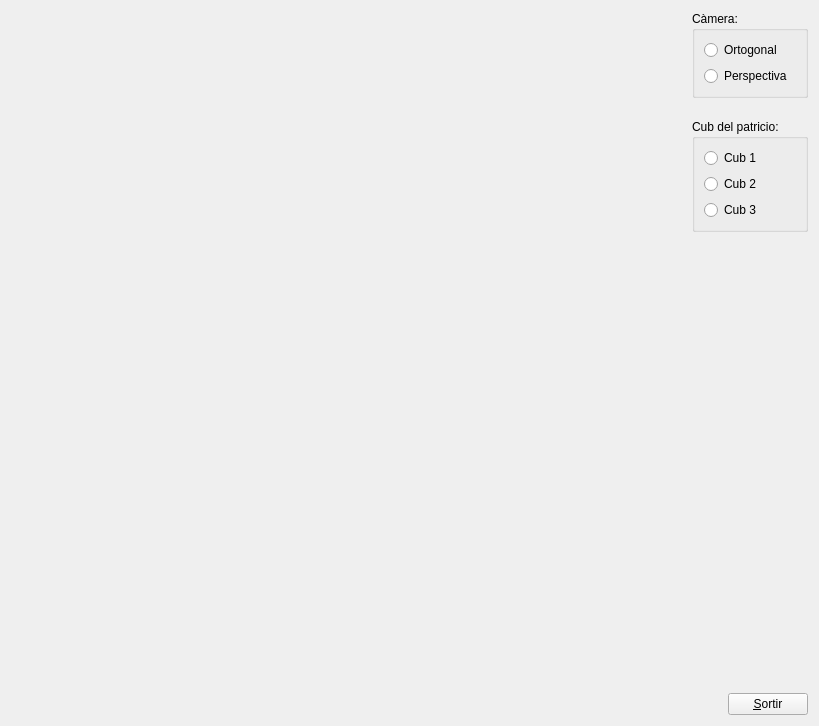
<?xml version="1.0" encoding="UTF-8"?>
<ui version="4.0">
 <class>MyForm</class>
 <widget class="QWidget" name="MyForm">
  <property name="geometry">
   <rect>
    <x>0</x>
    <y>0</y>
    <width>819</width>
    <height>726</height>
   </rect>
  </property>
  <property name="windowTitle">
   <string>IDI-Lab</string>
  </property>
  <layout class="QHBoxLayout" name="horizontalLayout">
   <item>
    <widget class="MyGLWidget" name="widget" native="true">
     <property name="sizePolicy">
      <sizepolicy hsizetype="Expanding" vsizetype="Expanding">
       <horstretch>0</horstretch>
       <verstretch>0</verstretch>
      </sizepolicy>
     </property>
     <property name="minimumSize">
      <size>
       <width>50</width>
       <height>50</height>
      </size>
     </property>
    </widget>
   </item>
   <item>
    <layout class="QVBoxLayout" name="verticalLayout">
     <item>
      <widget class="QGroupBox" name="groupBox">
       <property name="title">
        <string>Càmera:</string>
       </property>
       <layout class="QVBoxLayout" name="verticalLayout_2">
        <item>
         <widget class="QRadioButton" name="radioButton">
          <property name="text">
           <string>Ortogonal</string>
          </property>
         </widget>
        </item>
        <item>
         <widget class="QRadioButton" name="radioButton_2">
          <property name="text">
           <string>Perspectiva</string>
          </property>
         </widget>
        </item>
       </layout>
      </widget>
     </item>
     <item>
      <spacer name="verticalSpacer_2">
       <property name="orientation">
        <enum>Qt::Vertical</enum>
       </property>
       <property name="sizeType">
        <enum>QSizePolicy::Fixed</enum>
       </property>
       <property name="sizeHint" stdset="0">
        <size>
         <width>20</width>
         <height>15</height>
        </size>
       </property>
      </spacer>
     </item>
     <item>
      <widget class="QGroupBox" name="groupBox_2">
       <property name="title">
        <string>Cub del patricio:</string>
       </property>
       <layout class="QVBoxLayout" name="verticalLayout_3">
        <item>
         <widget class="QRadioButton" name="radioButton_3">
          <property name="text">
           <string>Cub 1</string>
          </property>
         </widget>
        </item>
        <item>
         <widget class="QRadioButton" name="radioButton_4">
          <property name="text">
           <string>Cub 2</string>
          </property>
         </widget>
        </item>
        <item>
         <widget class="QRadioButton" name="radioButton_5">
          <property name="text">
           <string>Cub 3</string>
          </property>
         </widget>
        </item>
       </layout>
      </widget>
     </item>
     <item>
      <spacer name="verticalSpacer">
       <property name="orientation">
        <enum>Qt::Vertical</enum>
       </property>
       <property name="sizeHint" stdset="0">
        <size>
         <width>20</width>
         <height>40</height>
        </size>
       </property>
      </spacer>
     </item>
     <item alignment="Qt::AlignRight">
      <widget class="QPushButton" name="pushButton">
       <property name="sizePolicy">
        <sizepolicy hsizetype="Fixed" vsizetype="Fixed">
         <horstretch>0</horstretch>
         <verstretch>0</verstretch>
        </sizepolicy>
       </property>
       <property name="text">
        <string>&amp;Sortir</string>
       </property>
      </widget>
     </item>
    </layout>
   </item>
  </layout>
 </widget>
 <customwidgets>
  <customwidget>
   <class>MyGLWidget</class>
   <extends>QWidget</extends>
   <header>MyGLWidget.h</header>
   <container>1</container>
   <slots>
    <signal>orto()</signal>
    <signal>persp()</signal>
    <signal>cub1()</signal>
    <signal>cub2()</signal>
    <signal>cub3()</signal>
    <slot>tracta_ortogonal()</slot>
    <slot>tracta_perspectiva()</slot>
    <slot>tracta_cub1()</slot>
    <slot>tracta_cub2()</slot>
    <slot>tracta_cub3()</slot>
   </slots>
  </customwidget>
 </customwidgets>
 <resources/>
 <connections>
  <connection>
   <sender>pushButton</sender>
   <signal>clicked()</signal>
   <receiver>MyForm</receiver>
   <slot>close()</slot>
   <hints>
    <hint type="sourcelabel">
     <x>808</x>
     <y>715</y>
    </hint>
    <hint type="destinationlabel">
     <x>839</x>
     <y>529</y>
    </hint>
   </hints>
  </connection>
  <connection>
   <sender>radioButton</sender>
   <signal>clicked()</signal>
   <receiver>widget</receiver>
   <slot>tracta_ortogonal()</slot>
   <hints>
    <hint type="sourcelabel">
     <x>726</x>
     <y>51</y>
    </hint>
    <hint type="destinationlabel">
     <x>672</x>
     <y>134</y>
    </hint>
   </hints>
  </connection>
  <connection>
   <sender>radioButton_2</sender>
   <signal>clicked()</signal>
   <receiver>widget</receiver>
   <slot>tracta_perspectiva()</slot>
   <hints>
    <hint type="sourcelabel">
     <x>754</x>
     <y>77</y>
    </hint>
    <hint type="destinationlabel">
     <x>672</x>
     <y>192</y>
    </hint>
   </hints>
  </connection>
  <connection>
   <sender>widget</sender>
   <signal>orto()</signal>
   <receiver>radioButton</receiver>
   <slot>click()</slot>
   <hints>
    <hint type="sourcelabel">
     <x>672</x>
     <y>51</y>
    </hint>
    <hint type="destinationlabel">
     <x>711</x>
     <y>49</y>
    </hint>
   </hints>
  </connection>
  <connection>
   <sender>widget</sender>
   <signal>persp()</signal>
   <receiver>radioButton_2</receiver>
   <slot>click()</slot>
   <hints>
    <hint type="sourcelabel">
     <x>669</x>
     <y>77</y>
    </hint>
    <hint type="destinationlabel">
     <x>712</x>
     <y>79</y>
    </hint>
   </hints>
  </connection>
  <connection>
   <sender>radioButton_3</sender>
   <signal>clicked()</signal>
   <receiver>widget</receiver>
   <slot>tracta_cub1()</slot>
   <hints>
    <hint type="sourcelabel">
     <x>702</x>
     <y>166</y>
    </hint>
    <hint type="destinationlabel">
     <x>662</x>
     <y>167</y>
    </hint>
   </hints>
  </connection>
  <connection>
   <sender>radioButton_4</sender>
   <signal>clicked()</signal>
   <receiver>widget</receiver>
   <slot>tracta_cub2()</slot>
   <hints>
    <hint type="sourcelabel">
     <x>698</x>
     <y>193</y>
    </hint>
    <hint type="destinationlabel">
     <x>646</x>
     <y>209</y>
    </hint>
   </hints>
  </connection>
  <connection>
   <sender>radioButton_5</sender>
   <signal>clicked()</signal>
   <receiver>widget</receiver>
   <slot>tracta_cub3()</slot>
   <hints>
    <hint type="sourcelabel">
     <x>701</x>
     <y>225</y>
    </hint>
    <hint type="destinationlabel">
     <x>648</x>
     <y>240</y>
    </hint>
   </hints>
  </connection>
  <connection>
   <sender>widget</sender>
   <signal>cub1()</signal>
   <receiver>radioButton_3</receiver>
   <slot>click()</slot>
   <hints>
    <hint type="sourcelabel">
     <x>657</x>
     <y>294</y>
    </hint>
    <hint type="destinationlabel">
     <x>759</x>
     <y>161</y>
    </hint>
   </hints>
  </connection>
  <connection>
   <sender>widget</sender>
   <signal>cub2()</signal>
   <receiver>radioButton_4</receiver>
   <slot>click()</slot>
   <hints>
    <hint type="sourcelabel">
     <x>655</x>
     <y>323</y>
    </hint>
    <hint type="destinationlabel">
     <x>770</x>
     <y>199</y>
    </hint>
   </hints>
  </connection>
  <connection>
   <sender>widget</sender>
   <signal>cub3()</signal>
   <receiver>radioButton_5</receiver>
   <slot>click()</slot>
   <hints>
    <hint type="sourcelabel">
     <x>664</x>
     <y>343</y>
    </hint>
    <hint type="destinationlabel">
     <x>784</x>
     <y>218</y>
    </hint>
   </hints>
  </connection>
 </connections>
</ui>
